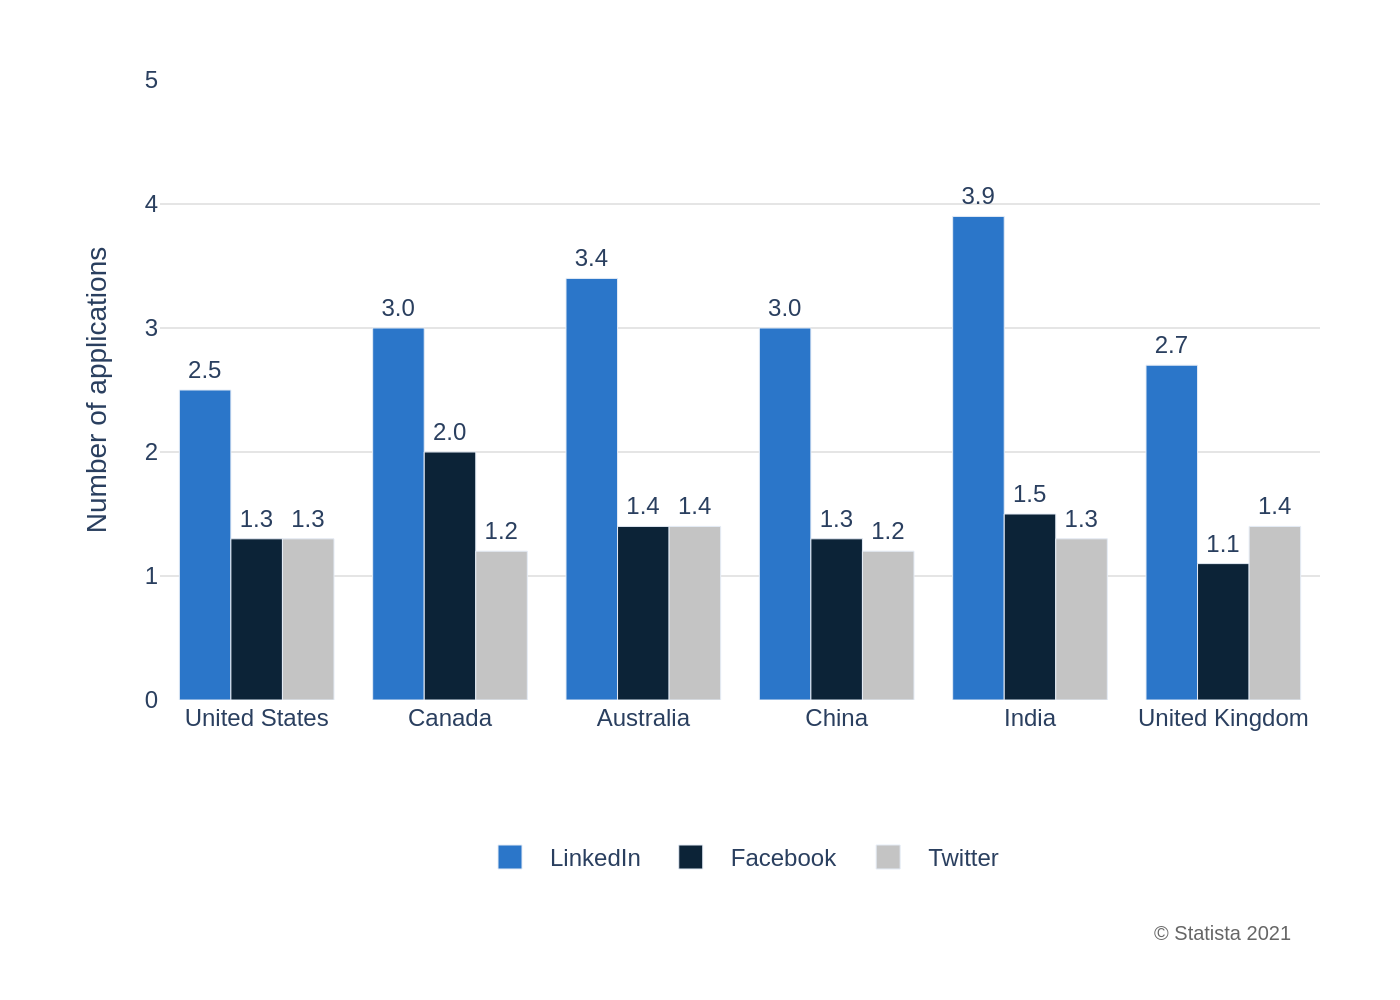

Source code (Python):
import sys
import json
import os
import plotly.graph_objects as go

if len(sys.argv) != 2:
    print("Usage: python create_chart.py <json_file_path>")
    sys.exit(1)

json_file_path = sys.argv[1]

try:
    with open(json_file_path, 'r', encoding='utf-8') as f:
        chart_config = json.load(f)
except FileNotFoundError:
    print(f"Error: JSON file not found at {json_file_path}")
    sys.exit(1)
except json.JSONDecodeError:
    print(f"Error: Could not decode JSON from {json_file_path}")
    sys.exit(1)

data = chart_config['chart_data']
texts = chart_config['texts']
colors = chart_config['colors']
series_names = chart_config['series_names']

fig = go.Figure()

categories = [item['category'] for item in data]

for i, series_name in enumerate(series_names):
    values = [item['values'][i] for item in data]
    fig.add_trace(go.Bar(
        x=categories,
        y=values,
        name=series_name,
        marker_color=colors[i],
        text=values,
        textposition='outside',
        texttemplate='%{text:.1f}',
        cliponaxis=False
    ))

fig.update_layout(
    barmode='group',
    plot_bgcolor='white',
    font=dict(family="Arial", size=12),
    margin=dict(l=80, r=40, t=40, b=150),
    yaxis=dict(
        title=texts['yaxis_title'],
        range=[0, 5],
        showgrid=True,
        gridcolor='#E5E5E5',
        gridwidth=1,
        zeroline=False,
        tickvals=[0, 1, 2, 3, 4, 5]
    ),
    xaxis=dict(
        title=texts['xaxis_title'],
        showgrid=False,
        zeroline=False
    ),
    legend=dict(
        orientation="h",
        yanchor="bottom",
        y=-0.3,
        xanchor="center",
        x=0.5,
        traceorder='normal'
    ),
    annotations=[
        dict(
            text=texts['source'],
            showarrow=False,
            xref="paper",
            yref="paper",
            x=0.98,
            y=-0.4,
            xanchor='right',
            yanchor='bottom',
            align='right',
            font=dict(size=10, color="#666666")
        )
    ]
)

if texts.get('title') and texts['title']:
    fig.update_layout(
        title_text=f"<b>{texts['title']}</b>" + (f"<br><sub>{texts['subtitle']}</sub>" if texts.get('subtitle') else ""),
        title_x=0.5,
        title_y=0.95,
        title_xanchor='center',
        title_yanchor='top'
    )


base_filename = os.path.splitext(os.path.basename(json_file_path))[0]
output_filename = f"{base_filename}.png"

fig.write_image(output_filename, scale=2)
print(f"Chart saved to {output_filename}")
